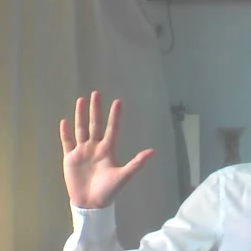
#> input picture question_2/2/1/1.bmp, 251 x 251 px
$ python 22222.py
#> lines starting #> are read from the running program, lines starting #| are printed output that depends on the picture; after the words box and inside, x2 and y2 are one past the last pixel; in counts of white or black regions, pixels touching at a corner belong together
#> further down, image is the input picture: shape (251, 251, 3); mean B, G, R 137.7, 142.1, 142.2
import cv2
import numpy as np

def estimate_hand_center(image):
    # 转换到 HSV 色彩空间
    hsv = cv2.cvtColor(image, cv2.COLOR_RGB2HSV)
#> hsv: shape (251, 251, 3); mean H, S, V 57.2, 25.1, 147.9

    # 定义手部肤色在 HSV 空间的范围
    # 注意：这些值仅作为示例，实际值需要根据你的图像进行调整
    lower_skin = np.array([0, 10, 140], dtype=np.uint8)
    upper_skin = np.array([179, 94, 255], dtype=np.uint8)

    # 肤色掩膜
    mask = cv2.inRange(hsv, lower_skin, upper_skin)
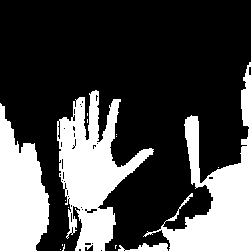
#> mask: shape (251, 251); 29.6% white; 15 white regions (11 under 20 px), largest, box (x1, y1, x2, y2) and area: (57, 90, 154, 251) 6927, (143, 62, 251, 251) 6485, (0, 103, 50, 251) 4967, (118, 243, 168, 251) 235

    # 对手部区域做膨胀操作，使其更连续
    kernel = cv2.getStructuringElement(cv2.MORPH_ELLIPSE, (11, 11))
    mask = cv2.dilate(mask, kernel, iterations=2)
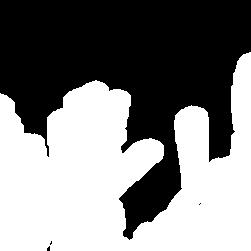
#> mask: shape (251, 251); 50.6% white; 4 black regions (3 under 20 px)

    # 图像与掩膜相乘，提出手部
    hand = cv2.bitwise_and(image, image, mask=mask)
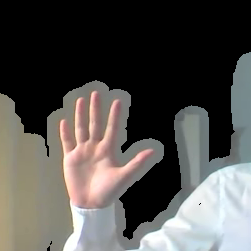
#> hand: shape (251, 251, 3); mean B, G, R 78, 80.9, 83.1

    # 查找手部的轮廓
    contours, _ = cv2.findContours(mask, cv2.RETR_TREE, cv2.CHAIN_APPROX_SIMPLE)
#> contours = 4 contours, 3 with area under 20; largest, box (x1, y1, x2, y2) and area: (0, 52, 251, 251) 31212

    # 如果有找到轮廓
    if contours:
        # 找到最大轮廓即为手部
        max_contour = max(contours, key=cv2.contourArea)
#> max_contour = contour of 249 points, box (x1, y1, x2, y2) (0, 52, 251, 251), area 31212

        # 获取最小外接圆的中心和半径
        (x, y), radius = cv2.minEnclosingCircle(max_contour)
#> x = 125; y = 151; radius = 159.5
        # 返回圆的中心作为手部的估计中心
        return (int(x), int(y))
    else:
        # 如果没有找到轮廓，返回图像中心
        return(image.shape[1] // 2, image.shape[0] // 2)

# 测试函数
image = cv2.imread("2/1/1.bmp")  # 读取你要处理的图像
center = estimate_hand_center(image)
#> center = (125, 151)
print("Estimated center:", center)
#| Estimated center: (125, 151)

$ run again, with question_2/2/1/2.bmp copied over question_2/2/1/1.bmp
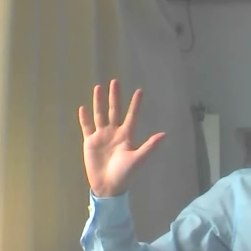
#> input picture question_2/2/1/2.bmp, 251 x 251 px
#> image is the input picture: shape (251, 251, 3); mean B, G, R 125.6, 135.1, 137
#> hsv: shape (251, 251, 3); mean H, S, V 62.6, 36.6, 143.1
#> in estimate_hand_center, `mask = cv2.inRange(hsv, lower_skin, upper_skin)`:
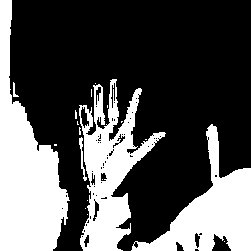
#> mask: shape (251, 251); 33.1% white; 19 white regions (14 under 20 px), largest, box (x1, y1, x2, y2) and area: (0, 0, 70, 251) 8811, (79, 79, 166, 251) 6210, (131, 124, 251, 251) 5649, (79, 137, 87, 181) 103, (13, 82, 19, 97) 37
#> in estimate_hand_center, `hand = cv2.bitwise_and(image, image, mask=mask)`:
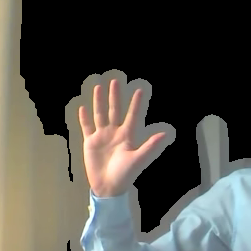
#> hand: shape (251, 251, 3); mean B, G, R 73, 79.7, 81.6
#> contours = 1 contour; box (x1, y1, x2, y2) and area: (0, 0, 251, 251) 32969
#> max_contour = contour of 246 points, box (x1, y1, x2, y2) (0, 0, 251, 251), area 32969
#> x = 125; radius = 176.8
#> center = (125, 125)
#| Estimated center: (125, 125)

$ run again, with question_2/2/1/3.bmp copied over question_2/2/1/1.bmp
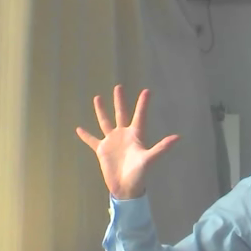
#> input picture question_2/2/1/3.bmp, 251 x 251 px
#> image is the input picture: shape (251, 251, 3); mean B, G, R 125.1, 138.9, 143.2
#> hsv: shape (251, 251, 3); mean H, S, V 67.7, 39.5, 147.3
#> in estimate_hand_center, `mask = cv2.inRange(hsv, lower_skin, upper_skin)`:
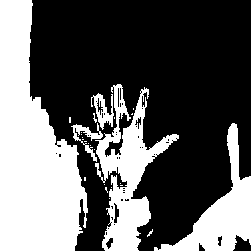
#> mask: shape (251, 251); 37.6% white; 26 white regions (21 under 20 px), largest, box (x1, y1, x2, y2) and area: (0, 0, 88, 251) 13870, (95, 84, 179, 251) 5229, (154, 123, 251, 251) 3761, (91, 93, 114, 130) 375, (71, 123, 103, 162) 334
#> in estimate_hand_center, `hand = cv2.bitwise_and(image, image, mask=mask)`:
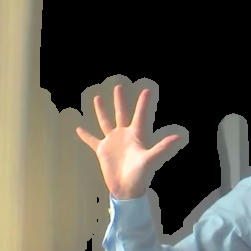
#> hand: shape (251, 251, 3); mean B, G, R 77.8, 88.9, 93.1
#> contours = 4 contours, 3 with area under 20; largest, box (x1, y1, x2, y2) and area: (0, 0, 251, 251) 35842
#> max_contour = contour of 222 points, box (x1, y1, x2, y2) (0, 0, 251, 251), area 35842
#> x = 125; radius = 176.8
#> center = (125, 125)
#| Estimated center: (125, 125)

$ run again, with question_2/2/1/4.bmp copied over question_2/2/1/1.bmp
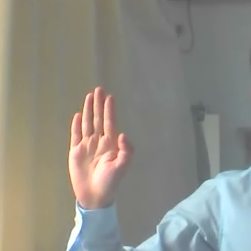
#> input picture question_2/2/1/4.bmp, 251 x 251 px
#> image is the input picture: shape (251, 251, 3); mean B, G, R 132.5, 140.9, 142.1
#> hsv: shape (251, 251, 3); mean H, S, V 62.9, 35.1, 149.1
#> in estimate_hand_center, `mask = cv2.inRange(hsv, lower_skin, upper_skin)`:
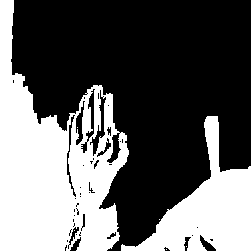
#> mask: shape (251, 251); 38.3% white; 7 white regions (5 under 20 px), largest, box (x1, y1, x2, y2) and area: (0, 0, 129, 251) 17277, (121, 116, 251, 251) 6868
#> in estimate_hand_center, `hand = cv2.bitwise_and(image, image, mask=mask)`:
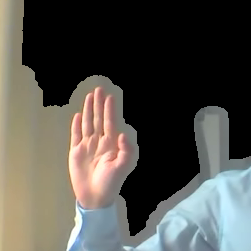
#> hand: shape (251, 251, 3); mean B, G, R 75.9, 81.6, 83.4
#> contours = 1 contour; box (x1, y1, x2, y2) and area: (0, 0, 251, 251) 32293
#> max_contour = contour of 197 points, box (x1, y1, x2, y2) (0, 0, 251, 251), area 32293
#> x = 125; radius = 176.8
#> center = (125, 125)
#| Estimated center: (125, 125)
